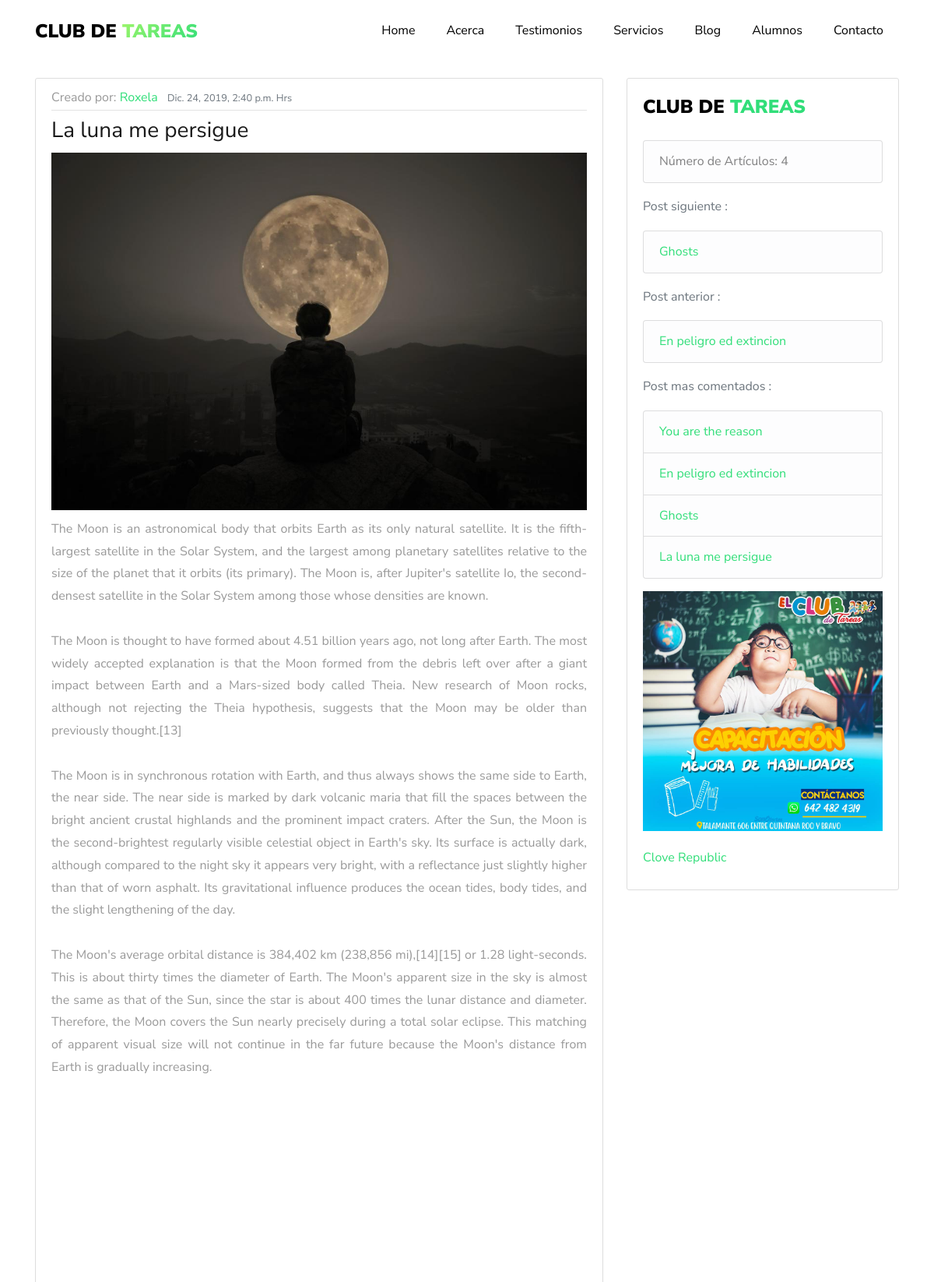
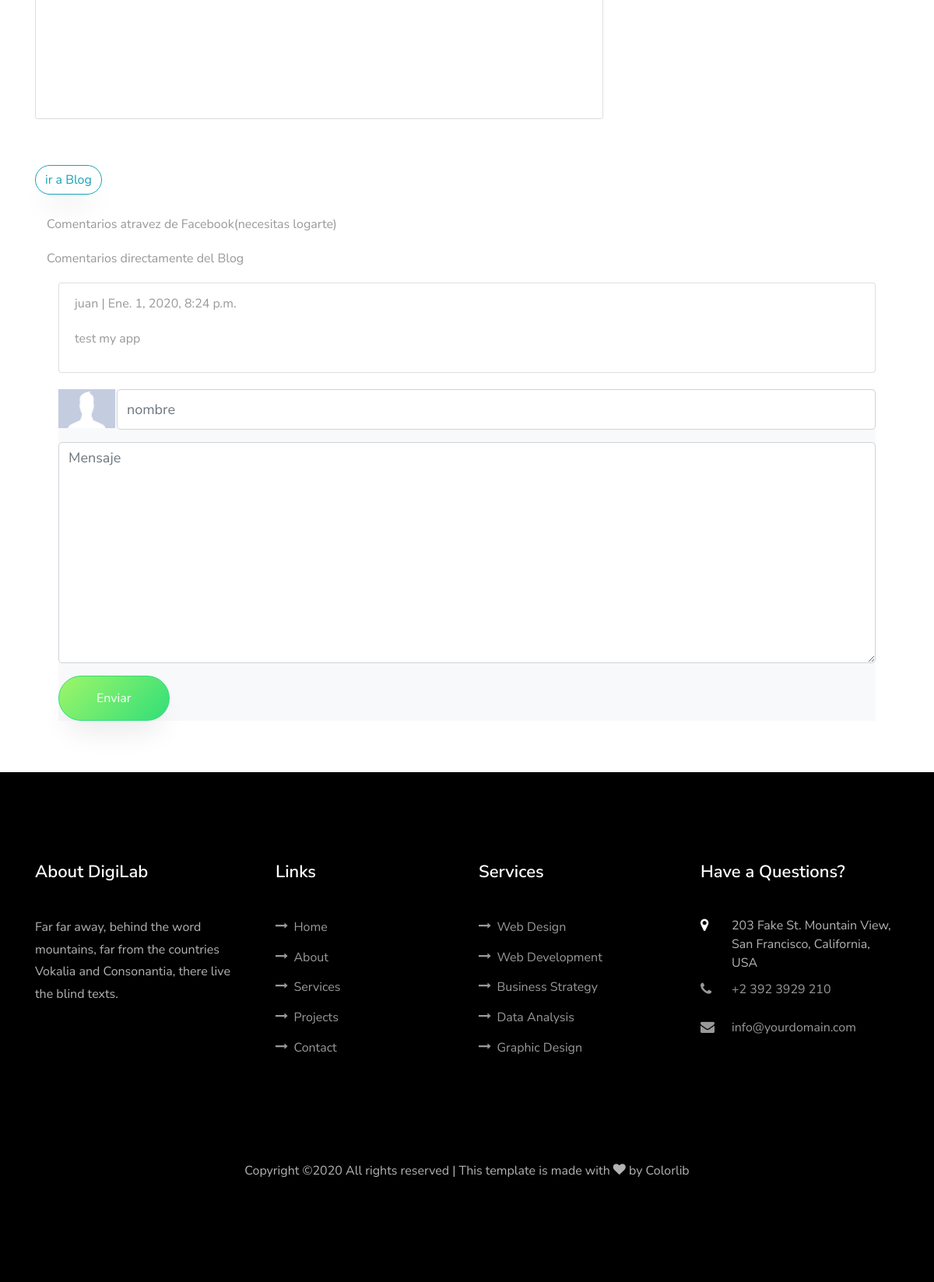
Screenshot of /blog/26130569-fe53-4a8a-b62d-495cb5eb4957/ with the database file from the repository (2 pictures, top to bottom).
### blog/models.py (models this page shows, shortened)
class Post(models.Model):
    STATUS = (
    (0,'borrador'),
    (1,'publicado')
    )
    id = models.UUIDField(primary_key=True, default=uuid.uuid4, help_text="id del Post")
    titulo = models.CharField(max_length=200,unique=True)
    autor = models.ForeignKey(User,on_delete=models.CASCADE,related_name='blog_posts')
    update_on= models.DateTimeField(auto_now=True)
    imagen = models.ImageField(upload_to='post_image/%Y/%m/%d',blank=True)
    video = EmbedVideoField(blank=True)
    content = models.TextField()
    create_on = models.DateTimeField(auto_now_add=True)
    status = models.IntegerField(choices=STATUS,default=0)
    class Meta:
        ordering = ['-create_on']
    def get_absolute_url(self):
            return reverse('blog:post_detail', kwargs={'id':self.id})

class Comentario(models.Model):
    id = models.UUIDField(primary_key=True, default=uuid.uuid4, help_text="id del comentario")
    post = models.ForeignKey(Post,on_delete=models.CASCADE,related_name='comentarios')
    nombre = models.CharField(max_length=80)
    mensaje = models.TextField()
    created_on = models.DateTimeField(auto_now_add=True)
    active = models.BooleanField(default=True)
    class Meta:
        ordering = ['created_on']

### blog/views.py (the view)
# urls.py: path('blog/<uuid:id>/',views.postDetail,name="post_detail"),
def postDetail(request,id):
    post_object = get_object_or_404(Post,id=id)
    comentarios = post_object.comentarios.filter(active=True)
    if request.method == 'POST':
        comment_form = CommentForm(data=request.POST)
        if comment_form.is_valid():
            new_comment = Comentario(post=post_object,nombre=request.POST["nombre"],mensaje=request.POST["mensaje"])
            new_comment.save();
            comment_form.cleaned_data
        return HttpResponseRedirect(post_object.get_absolute_url())
    else:
        comment_form= CommentForm()
    posts = Post.objects.filter(status=1)
    order_post_by_comments = sorted(posts,key= lambda post: len(post.comentarios.filter(active=True)),reverse=True)
    if len(order_post_by_comments) > 5 :
        order_post_by_comments = order_post_by_comments[:6]
    context = {
    'order_post_by_comments': order_post_by_comments,
    'posts': posts,
    'post': post_object,
    'comentarios': comentarios,
    'comment_form':comment_form
    }
    return render(request,'blog/detail_post.html',context)

### blog/forms.py
class CommentForm(forms.Form):
    nombre = forms.CharField(max_length=50,widget=forms.TextInput(attrs={'class': 'form-control','placeholder': 'nombre'}))
    mensaje = forms.CharField(widget=forms.Textarea(attrs={'class': 'form-control','placeholder':'Mensaje'}))

### blog/templates/blog/detail_post.html (shortened to what this page needs)
{% extends 'app/base.html' %}
{% load static %}
{% load embed_video_tags %}
{% load crispy_forms_tags %}
{% block content %}
<section class="ftco-counter img ftco-section ftco-no-pt ftco-no-p" style="padding-bottom:50px">
<div class="container ftco-animate">
<div class="row" style="margin-top:100px">
  <div class="col-12 col-md-8">
  <article class="media content-section">
                    <div class="media-body">
                        <div class="article-metadata">
                            Creado por: <a class="mr-2" href="#">{{ post.autor}}</a>
                            <small class="text-muted">{{ post.create_on }} Hrs</small>
                        </div>
                        <h3>{{ post.titulo }}</h3>
                        {% if post.imagen %}
                                 <img src="{{ post.imagen.url }}" class="img-fluid" alt="Responsive image"
                                    style="margin-bottom : 10px">
                        {% endif %}
                        <p class="article-content" style="text-align: justify">{{post.content}}</p>
                       {% if post.video %}
                              <div style="position:relative; width: 100%; overflow: hidden ;padding-top: 56.25%;">
                              {% video my_video %}
                              </div>
                          {% endvideo %}
                       {% endif %}
                    </div>
  </article>
  <br>
  <a class="btn btn-outline-info mb-4" style="margin-top: 10px" href="{% url 'blog:blog' %}">ir a Blog</a>
  </div>
  <div class="col-12 col-md-4">
      <div class="content-section">
         <div class="row">
         <div class="col-12">
           <p>
           <a class="navbar-brand" href="index.html"><span style="color: black">Club de </span><span>Tareas</span></a>
             <ul class="list-group">
               <li class="list-group-item list-group-item-light">Número de Artículos: {{ posts | length }} </li>
             </ul>
           </p>
             {% if post.get_next_by_create_on %}
             <p class="text-muted">
               Post siguiente :
                <ul class="list-group">
                  <li class="list-group-item list-group-item-light">
                      <a href="{{ post.get_next_by_create_on.get_absolute_url }}">{{ post.get_next_by_create_on.titulo}}</a>
                  </li>
                </ul>
             </p>
            {% endif%}
              {% if post.get_previous_by_create_on %}
             <p class="text-muted">Post anterior :
                <ul class="list-group">
                  <li class="list-group-item list-group-item-light">
                      <a href="{{ post.get_previous_by_create_on.get_absolute_url }}">{{ post.get_previous_by_create_on.titulo}}</a>
                  </li>
                </ul>
             </p>
            {% endif%}
             <p class="text-muted">Post mas comentados :
              <ul class="list-group">
                   {% for post in order_post_by_comments %}
                   <li class="list-group-item list-group-item-light">
                       <a href="{{ post.get_absolute_url }}">{{ post.titulo}}</a>
                   </li>
                   {% endfor %}
              </ul>
             </p>
                  </div>
                  <div class="col-12">
                    <div id="carouselExampleSlidesOnly" class="carousel slide" data-ride="carousel">
                     <div class="carousel-inner">
                       <div class="carousel-item active">
                         <img class="d-block w-100" src="{% static 'app/images/club1.jpg' %}" alt="First slide">
                       </div>
                     </div>
                   </div>
                  </div>
                  <div class="col-12" style="margin-top:20px">
                          <div id="fb-container" style="width:100%">
                            <div class="fb-page" data-tabs="timeline" data-href="https://www.facebook.com/cloverepublic/" data-height="300" data-small-header="false" data-adapt-container-width="true" data-hide-cover="false" data-show-facepile="false"><blockquote cite="https://www.facebook.com/cloverepublic/" class="fb-xfbml-parse-ignore"><a href="https://www.facebook.com/cloverepublic/">Clove Republic</a></blockquote></div>
                          </div>
                  </div>
                </div>
      </div>
  </div>
</div>
</div>
<div class="container">
  <div class="row" style="margin:0; padding:0;">
    <div class="col-md-12">
       <p> Comentarios atravez de Facebook(necesitas logarte)</p>
       <p> Comentarios directamente del Blog</p>
        <div class="row" style="padding:0; margin:0">
          <div class="col-12">
              {% for comment in comentarios %}
              <div class="comment" style="margin-bottom: 20px">
                      <ul class="list-group">
                      <li class="list-group-item" style="margin-bottom:1px"><p class="info">{{ comment.nombre }} | {{ comment.created_on }}
                          {{ comment.mensaje|linebreaks }} </p></li>
                      </ul>
               </div>
              {% empty %}
              <h4>Aun no hay comentarios.</h4>
              {% endfor %}
          </div>
            <div class="col-12">
              <form method="POST" class="bg-light  contact-form">
                <div class="row form-group" >
                  <div class="col-2 col-md-1" style="padding-right:2px">
                      <img  height="50px" class="d-block w-100" src="{% static 'app/images/user.jpg' %}" alt="">
                  </div>
                  <div class="col-10 col-md-11" style="padding-left:0">
                  {{ comment_form.nombre}}
                  </div>
                </div>
                <div class="form-group">
                  {{ comment_form.mensaje }}
                </div>
                <div class="form-group">
                  <input type="submit" value="Enviar" class="btn btn-primary py-3 px-5">
                </div>
              </form>
            </div>
        </div>
  </div>
    </div>
</div>
</section>
{%endblock content%}

### app/static/app/css/search.css (style rules this page uses)
.content-section { background: #ffffff; padding: 10px 20px; border: 1px solid #dddddd; border-radius: 3px; margin-bottom: 20px; }
.article-content { white-space: pre-line; }
.article-metadata { padding-bottom: 1px; margin-bottom: 4px; border-bottom: 1px solid #e3e3e3; }

### rows the page displays
Post: autor "Roxela", create_on "Dic. 24, 2019, 2:40 p.m.", titulo "La luna me persigue", imagen (picture), content "The Moon is an astronomical body that orbits Earth as its only natural satellite. It is the fifth-largest satellite in the Solar System, and the largest among planetary satellites relative to the size of the planet that it orbits (its primary). The Moon is, after Jupiter's satellite Io, the second-densest satellite in the Solar System among those whose densities are known. The Moon is thought to have formed about 4.51 billion years ago, not long after Earth. The most widely accepted explanation is that the Moon formed from the debris left over after a giant impact between Earth and a Mars-sized body called Theia. New research of Moon rocks, although not rejecting the Theia hypothesis,…", get_next_by_create_on.titulo "Ghosts", get_previous_by_create_on.titulo "En peligro ed extincion"
Post: titulo "You are the reason"
Post: titulo "En peligro ed extincion"
Post: titulo "Ghosts"
Comentario: nombre "juan", created_on "Ene. 1, 2020, 8:24 p.m.", mensaje "test my app"

### other values shown
{{ posts | length }} "4"
